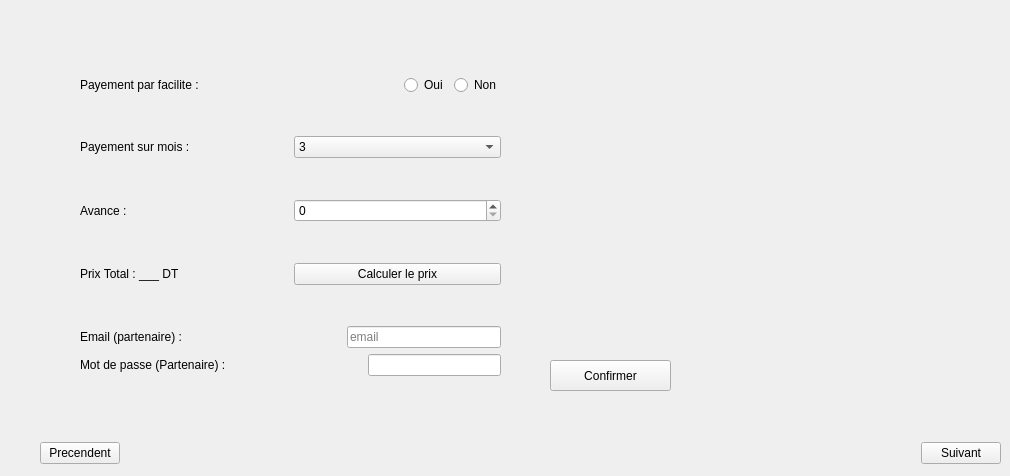
     <widget class="QWidget" name="tab_3">
      <attribute name="title">
       <string>Payement</string>
      </attribute>
      <widget class="QPushButton" name="Confirmer_annonce">
       <property name="geometry">
        <rect>
         <x>550</x>
         <y>360</y>
         <width>121</width>
         <height>31</height>
        </rect>
       </property>
       <property name="text">
        <string>Confirmer</string>
       </property>
      </widget>
      <widget class="QWidget" name="layoutWidget">
       <property name="geometry">
        <rect>
         <x>80</x>
         <y>40</y>
         <width>421</width>
         <height>371</height>
        </rect>
       </property>
       <layout class="QVBoxLayout" name="verticalLayout_4">
        <item>
         <layout class="QHBoxLayout" name="horizontalLayout_18">
          <item>
           <widget class="QLabel" name="label_payementFacilite">
            <property name="text">
             <string>Payement par facilite : </string>
            </property>
           </widget>
          </item>
          <item>
           <spacer name="horizontalSpacer_4">
            <property name="orientation">
             <enum>Qt::Horizontal</enum>
            </property>
            <property name="sizeHint" stdset="0">
             <size>
              <width>78</width>
              <height>20</height>
             </size>
            </property>
           </spacer>
          </item>
          <item>
           <widget class="QRadioButton" name="facilite_oui_annonce">
            <property name="text">
             <string>Oui</string>
            </property>
           </widget>
          </item>
          <item>
           <widget class="QRadioButton" name="facilite_non_annonce">
            <property name="text">
             <string>Non</string>
            </property>
           </widget>
          </item>
         </layout>
        </item>
        <item>
         <layout class="QHBoxLayout" name="horizontalLayout_19">
          <item>
           <widget class="QLabel" name="label_payementSurMois">
            <property name="text">
             <string>Payement sur mois : </string>
            </property>
           </widget>
          </item>
          <item>
           <widget class="QComboBox" name="comboBox_nbrMois_annonce">
            <item>
             <property name="text">
              <string>3</string>
             </property>
            </item>
            <item>
             <property name="text">
              <string>6</string>
             </property>
            </item>
            <item>
             <property name="text">
              <string>9</string>
             </property>
            </item>
           </widget>
          </item>
         </layout>
        </item>
        <item>
         <layout class="QHBoxLayout" name="horizontalLayout_20">
          <item>
           <widget class="QLabel" name="label_avancePayementAnnonce">
            <property name="text">
             <string>Avance :</string>
            </property>
           </widget>
          </item>
          <item>
           <widget class="QSpinBox" name="avance_annonce">
            <property name="maximum">
             <number>10000</number>
            </property>
           </widget>
          </item>
         </layout>
        </item>
        <item>
         <layout class="QHBoxLayout" name="horizontalLayout_21">
          <item>
           <widget class="QLabel" name="label_prixTotal_annonce">
            <property name="text">
             <string>Prix Total : ___ DT</string>
            </property>
           </widget>
          </item>
          <item>
           <widget class="QPushButton" name="calcul_prix_annonce">
            <property name="text">
             <string>Calculer le prix</string>
            </property>
           </widget>
          </item>
         </layout>
        </item>
        <item>
         <layout class="QVBoxLayout" name="verticalLayout_3">
          <item>
           <layout class="QHBoxLayout" name="horizontalLayout_22">
            <item>
             <widget class="QLabel" name="label_emailPartenairePayement">
              <property name="text">
               <string>Email (partenaire) : </string>
              </property>
             </widget>
            </item>
            <item>
             <spacer name="horizontalSpacer_5">
              <property name="orientation">
               <enum>Qt::Horizontal</enum>
              </property>
              <property name="sizeHint" stdset="0">
               <size>
                <width>88</width>
                <height>20</height>
               </size>
              </property>
             </spacer>
            </item>
            <item>
             <widget class="QLineEdit" name="input_email_annonce">
              <property name="placeholderText">
               <string>email</string>
              </property>
             </widget>
            </item>
           </layout>
          </item>
          <item>
           <layout class="QHBoxLayout" name="horizontalLayout_23">
            <item>
             <widget class="QLabel" name="label_mdp_PayementPartenaire">
              <property name="text">
               <string>Mot de passe (Partenaire) : </string>
              </property>
             </widget>
            </item>
            <item>
             <spacer name="horizontalSpacer_6">
              <property name="orientation">
               <enum>Qt::Horizontal</enum>
              </property>
              <property name="sizeHint" stdset="0">
               <size>
                <width>58</width>
                <height>21</height>
               </size>
              </property>
             </spacer>
            </item>
            <item>
             <widget class="QLineEdit" name="input_mdp_annonce"/>
            </item>
           </layout>
          </item>
         </layout>
        </item>
       </layout>
      </widget>
      <widget class="QWidget" name="layoutWidget">
       <property name="geometry">
        <rect>
         <x>40</x>
         <y>440</y>
         <width>961</width>
         <height>27</height>
        </rect>
       </property>
       <layout class="QHBoxLayout" name="horizontalLayout_24">
        <item>
         <widget class="QPushButton" name="pushButton_prec_payment">
          <property name="text">
           <string>Precendent</string>
          </property>
         </widget>
        </item>
        <item>
         <spacer name="horizontalSpacer_7">
          <property name="orientation">
           <enum>Qt::Horizontal</enum>
          </property>
          <property name="sizeHint" stdset="0">
           <size>
            <width>728</width>
            <height>20</height>
           </size>
          </property>
         </spacer>
        </item>
        <item>
         <widget class="QPushButton" name="pushButton_suiv_payement">
          <property name="text">
           <string>Suivant</string>
          </property>
         </widget>
        </item>
       </layout>
      </widget>
     </widget>
